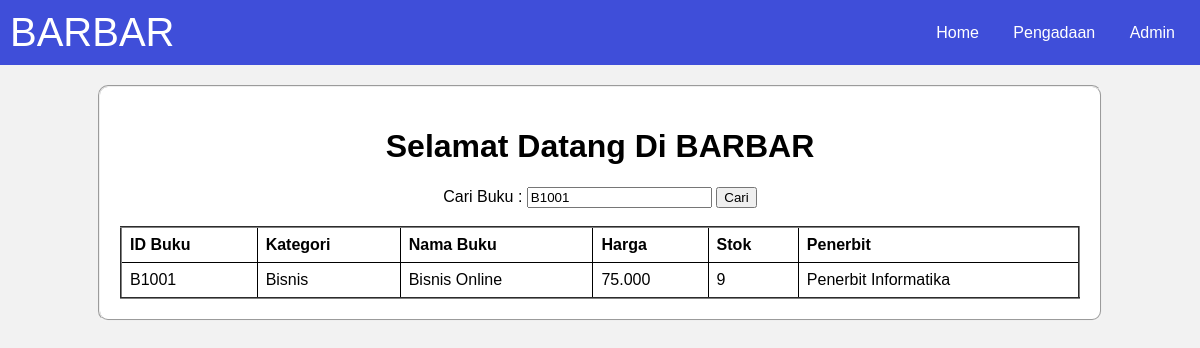
The app's page /Index.php?kata_cari=B1001 with its own data.
### tables this page shows
CREATE TABLE `buku` (
  `id_buku` varchar(20) NOT NULL,
  `kategori` varchar(20) NOT NULL,
  `nama_buku` varchar(50) NOT NULL,
  `harga` varchar(20) NOT NULL,
  `stok` int(20) NOT NULL,
  `penerbit` varchar(50) NOT NULL
);

### Index.php (the view, shortened to what this page needs)
<!DOCTYPE html>
<html lang="en">
<head>
</head>
<body>
    <nav>
        <div id="terraBook">BARBAR</div>
        <div>
            <a href="Index.php">Home</a>
            <a href="Penerbit.php">Pengadaan</a>
            <a href="Admin.php">Admin</a>
        </div>
    </nav>
    <fieldset>
    <center>
        <h1>Selamat Datang Di BARBAR</h1>
    </center>
    <form method="GET" action="index.php" style="text-align: center;">
        <label>Cari Buku :</label>
        <input type="text" name="kata_cari" value="<?php echo isset($_GET['kata_cari']) ? $_GET['kata_cari'] : ''; ?>" />
        <button type="submit">Cari</button>
    </form>
    <br>
    <table border="2">
        <thead>
            <tr>
                <th>ID Buku</th>
                <th>Kategori</th>
                <th>Nama Buku</th>
                <th>Harga</th>
                <th>Stok</th>
                <th>Penerbit</th>
            </tr>
        </thead>
        <tbody>
            <?php
            include 'koneksi.php';
            if(isset($_GET['kata_cari'])) {
                $kata_cari = $_GET['kata_cari'];
                $query = "SELECT * FROM buku WHERE id_buku LIKE '%".$kata_cari."%' OR nama_buku LIKE '%".$kata_cari."%' ORDER BY id_buku ASC";
            } else {
                $query = "SELECT * FROM buku ORDER BY id_buku ASC";
            }
            $result = mysqli_query($koneksi, $query);
            while ($row = mysqli_fetch_assoc($result)) {
            ?>
            <tr>
                <td><?php echo $row['id_buku']; ?></td>
                <td><?php echo $row['kategori']; ?></td>
                <td><?php echo $row['nama_buku']; ?></td>
                <td><?php echo $row['harga']; ?></td>
                <td><?php echo $row['stok']; ?></td>
                <td><?php echo $row['penerbit']; ?></td>
            </tr>
            <?php
            }
            ?>
        </tbody>
    </table>
</fieldset>
</body>
</html>

### Index.php (style rules this page uses)
body { font-family: Arial, sans-serif; background-color: #f2f2f2; margin: 0; padding: 0; margin-bottom: 50px; }
nav { background-color: #3f4ed9; overflow: hidden; display: flex; justify-content: space-between; align-items: center; padding: 10px; }
nav a { color: white; text-align: center; text-decoration: none; padding: 10px; margin: 0 5px; }
fieldset { width: 80%; margin: auto; margin-top: 20px; background-color: white; padding: 20px; border-radius: 10px; }
table { width: 100%; border-collapse: collapse; }
th, td { border: 1px solid black; padding: 8px; text-align: left; }
#terraBook { font-size: 40px; font-family: 'Arial', sans-serif; color: white; }

### records on screen
buku: id_buku "B1001", kategori "Bisnis", nama_buku "Bisnis Online", harga "75.000", stok "9", penerbit "Penerbit Informatika"
